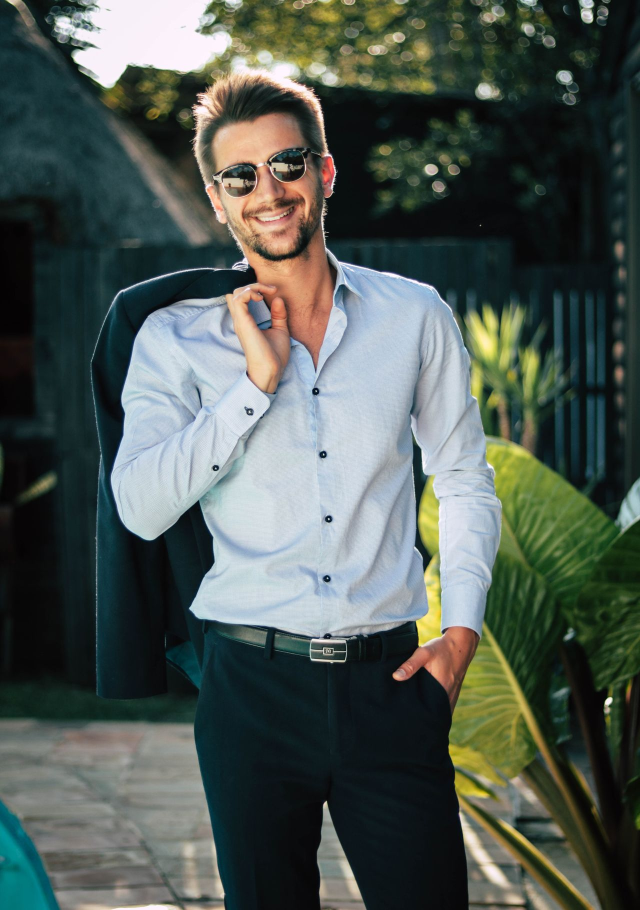
#> input picture test/images/fashion-standing.jpg, 1280 x 1820 px, given in place of source-crop.png, which was not available (shown at 1/2 size)
$ python probe.py
#> lines starting #> are read from the running program, lines starting #| are printed output that depends on the picture; after the words box and inside, x2 and y2 are one past the last pixel; in counts of white or black regions, pixels touching at a corner belong together
### services/background-worker/worker.py
"""Local LaMa inference and exact edit-mask compositing; no LLM dependency."""
from __future__ import annotations

import argparse
import hashlib
import io
import json
import os
from pathlib import Path
import resource
import sys
import threading
import time

import numpy as np
from PIL import Image, ImageOps
from scipy import ndimage, sparse
from scipy.sparse.linalg import cg

ROOT = Path(__file__).resolve().parents[2]
DEFAULT_MODEL = ROOT / ".models/background/big-lama.pt"
EXPECTED_MD5 = "e3aa4aaa15225a33ec84f9f4bc47e500"
EXPECTED_SHA256 = "344c77bbcb158f17dd143070d1e789f38a66c04202311ae3a258ef66667a9ea9"


class InputError(ValueError):
    pass


class ModelUnavailable(RuntimeError):
    pass


# [17 lines left out: functions rgba_image, grayscale_mask, not called in this run]


def peak_memory_mb() -> float:
    peak = resource.getrusage(resource.RUSAGE_SELF).ru_maxrss
    return peak / (1024 * 1024 if sys.platform == "darwin" else 1024)


# [44 lines left out: function poisson_match, not called in this run]


class LamaWorker:
    def __init__(self, model_path: Path = DEFAULT_MODEL, threads: int = 6):
        self.model_path = Path(model_path)
        self.threads = max(1, min(threads, os.cpu_count() or 1))
        self._model = None
        self._lock = threading.Lock()
        self.model_sha256 = None
        self.load_ms = None

    def _load(self):
        if self._model is not None:
            return self._model
        if not self.model_path.is_file():
            raise ModelUnavailable("LaMa model is missing; run scripts/download_models.py lama-torchscript")
        started = time.monotonic()
        md5 = hashlib.md5()
        sha256 = hashlib.sha256()
        with self.model_path.open("rb") as handle:
            for block in iter(lambda: handle.read(1024 * 1024), b""):
                md5.update(block); sha256.update(block)
        if md5.hexdigest() != EXPECTED_MD5 or sha256.hexdigest() != EXPECTED_SHA256:
            raise ModelUnavailable("LaMa artifact checksum does not match the pinned IOPaint export")
        import torch
        torch.set_num_threads(self.threads)
        self._model = torch.jit.load(str(self.model_path), map_location="cpu").eval()
        self.model_sha256 = sha256.hexdigest()
        self.load_ms = round((time.monotonic() - started) * 1000, 2)
        return self._model

    def inpaint(self, image: Image.Image, mask: np.ndarray, protection: np.ndarray | None = None, *, max_side: int = 1024, context_mode: str = "full", context_padding: int = 256, mask_dilation: int = 4, seam_blend: str = "none") -> tuple[Image.Image, dict]:
        if not 256 <= max_side <= 2048:
            raise InputError("max_side must be between 256 and 2048")
        if not 0 <= mask_dilation <= 32 or not 64 <= context_padding <= 1024:
            raise InputError("invalid mask dilation or context padding")
        if seam_blend not in {"none", "poisson"}:
            raise InputError("seam_blend must be none or poisson")
        if context_mode not in {"full", "crop"}:
            raise InputError("context_mode must be full or crop")
        image = image.convert("RGBA")
        source = np.asarray(image, dtype=np.uint8)
        height, width = source.shape[:2]
        if mask.shape != (height, width):
            raise InputError("mask dimensions must match the image")
        protection = np.zeros_like(mask) if protection is None else protection
        if protection.shape != mask.shape:
            raise InputError("protection dimensions must match the image")
        frozen = protection > 0
        transparent = source[:, :, 3] == 0
        target = (mask > 0) & ~frozen & ~transparent
        metadata = {"model": "lama-big-torchscript", "paper": "https://arxiv.org/abs/2109.07161", "selected_pixels": int(target.sum()), "device": "cpu", "threads": self.threads, "seam_blend": seam_blend, "context_mode": context_mode}
        if not target.any():
            return image.copy(), {**metadata, "inference_ms": 0.0, "total_ms": 0.0, "peak_rss_mb": peak_memory_mb()}
        ys, xs = np.nonzero(target)
        # Full-scene context is the tested default. Cropping is explicit: a
        # faster street crop produced a dark texture hallucination during QA.
        if context_mode == "full":
            box = (0, 0, width, height)
        else:
            box = (max(0, int(xs.min()) - context_padding), max(0, int(ys.min()) - context_padding), min(width, int(xs.max()) + context_padding + 1), min(height, int(ys.max()) + context_padding + 1))
        left, top, right, bottom = box
        selected = target[top:bottom, left:right]
        blocked = frozen[top:bottom, left:right] | transparent[top:bottom, left:right]
        inference_mask = ndimage.binary_dilation(selected, iterations=mask_dilation) if mask_dilation else selected.copy()
        inference_mask |= blocked
        if not (~inference_mask).any():
            raise InputError("inpainting requires known nontransparent unprotected context around the target")
        crop_rgb = source[top:bottom, left:right, :3].copy()
        # Masked object, protected-person, and hidden-alpha RGB cannot affect
        # model input, including resizing and its Fourier receptive field.
        crop_rgb[inference_mask] = 0
        crop_height, crop_width = inference_mask.shape
        scale = min(1.0, max_side / max(crop_width, crop_height))
        scaled_size = (max(1, round(crop_width * scale)), max(1, round(crop_height * scale)))
        if scale < 1:
            # Match the positive area-filter footprint used by the mask. With
            # Lanczos, its wider signed kernel mixes zeroed unknown pixels into
            # nominally known RGB outside a BOX-downsampled mask, creating a
            # dark context halo that LaMa can propagate throughout the hole.
            crop_rgb = np.asarray(Image.fromarray(crop_rgb).resize(scaled_size, Image.Resampling.BOX)).copy()
            # Float coverage keeps even one blocked source pixel unknown. An
            # 8-bit BOX mask can round coverage below 0.5/255 down to zero on
            # strong reductions and silently admit that pixel as context.
            mask_image = Image.fromarray(inference_mask.astype(np.float32))
            inference_mask = np.asarray(mask_image.resize(scaled_size, Image.Resampling.BOX)) > 0
            crop_rgb[inference_mask] = 0
            if not (~inference_mask).any():
                raise InputError("downsampling leaves no known context; increase max_side or use crop context")
        pad_h = (-crop_rgb.shape[0]) % 8
        pad_w = (-crop_rgb.shape[1]) % 8
        padded_rgb = np.pad(crop_rgb, ((0, pad_h), (0, pad_w), (0, 0)), mode="symmetric")
        padded_mask = np.pad(inference_mask, ((0, pad_h), (0, pad_w)), mode="symmetric")
        started = time.monotonic()
        with self._lock:
            model = self._load()
            import torch
            rgb_tensor = torch.from_numpy(padded_rgb.transpose(2, 0, 1).copy()).float().unsqueeze(0) / 255.0
            mask_tensor = torch.from_numpy(padded_mask.astype(np.float32)).unsqueeze(0).unsqueeze(0)
            inference_start = time.monotonic()
            with torch.inference_mode():
                prediction = model(rgb_tensor, mask_tensor)[0].permute(1, 2, 0).cpu().numpy()
            inference_ms = (time.monotonic() - inference_start) * 1000
        prediction = np.clip(prediction[:scaled_size[1], :scaled_size[0]] * 255.0, 0, 255)
        predicted_u8 = np.floor(prediction + 0.5).astype(np.uint8)
        if scale < 1:
            prediction = np.asarray(Image.fromarray(predicted_u8).resize((crop_width, crop_height), Image.Resampling.LANCZOS)).astype(np.float64)
        else:
            prediction = prediction.astype(np.float64)
        seam_metadata = {}
        if seam_blend == "poisson":
            prediction, seam_metadata = poisson_match(source[top:bottom, left:right].astype(np.float64), prediction, selected)
        output = source.copy()
        output_crop = output[top:bottom, left:right]
        output_crop[selected, :3] = np.floor(np.clip(prediction[selected, :3], 0, 255) + 0.5).astype(np.uint8)
        # All alpha and every pixel outside the canonical target are retained.
        assert np.array_equal(output[~target], source[~target])
        assert np.array_equal(output[:, :, 3], source[:, :, 3])
        metadata.update({"inference_ms": round(inference_ms, 2), "total_ms": round((time.monotonic() - started) * 1000, 2), "model_load_ms": self.load_ms, "peak_rss_mb": round(peak_memory_mb(), 2), "model_sha256": self.model_sha256, "crop_box": list(box), "model_size": [padded_rgb.shape[1], padded_rgb.shape[0]], "scaled": scale < 1, "mask_dilation": mask_dilation, "seam": seam_metadata})
        return Image.fromarray(output, "RGBA"), metadata


# [24 lines left out: function main, not called in this run]


# [2 lines that do not run on import are left out]

### experiments/local-scene-context-20261118/probe.py
"""One fixed source-context experiment, not a deployed background estimator.

Same model/mask/source as full-head LaMa; only inference context is tiled.
Accept generated RGB only in the 32px source-side boundary band, with partition
of unity overlap. Known pixels are exact. No edited image or motion is read.
"""
from pathlib import Path
import json,sys,time,hashlib,argparse
import numpy as np
from PIL import Image,ImageDraw
from scipy.ndimage import distance_transform_edt
ROOT=Path(__file__).resolve().parents[2]
sys.path.insert(0,str(ROOT/'services/background-worker'))
from worker import LamaWorker
parser=argparse.ArgumentParser();parser.add_argument('--source-case',default='portrait-614810',choices=['portrait-614810','portrait-762020']);parser.add_argument('--context-guard',action='store_true');args=parser.parse_args()
BASE=ROOT/'test/results/face-generalization-20261118'/args.source_case
NEURAL=BASE/'source-preparation/head-neural-scene'
OUT=BASE/('local-scene-context-guard' if args.context_guard else 'local-scene-context');OUT.mkdir(exist_ok=False)
source=np.asarray(Image.open(NEURAL/'source-crop.png').convert('RGBA'))
mask=np.asarray(Image.open(NEURAL/'source-inpaint-mask.png').convert('L'))>0
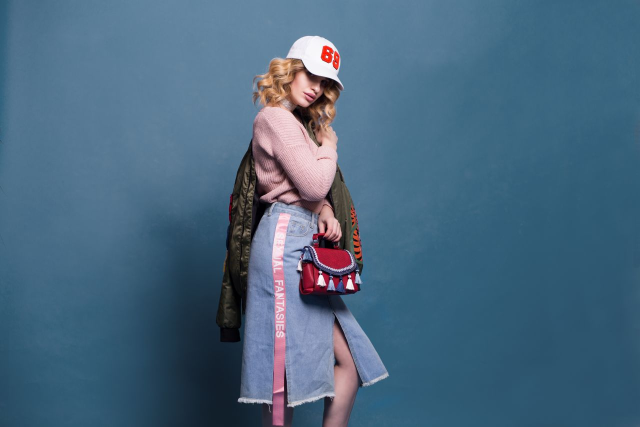
#> input picture test/images/fullbody-side-fashion.jpg, 1280 x 853 px, given in place of source-inpaint-mask.png, which was not available (shown at 1/2 size)
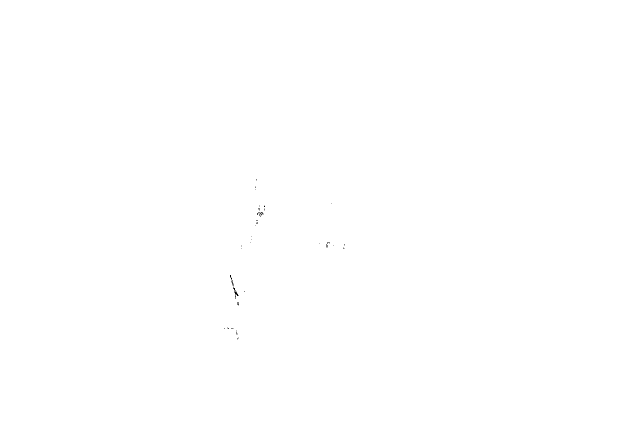
#> mask: shape (853, 1280) bool (shown at 1/2 size); 100% white; black in thin lines or dots, all inside (x1, y1, x2, y2) = (448, 358, 689, 680)
original=np.asarray(Image.open(NEURAL/'scene-generated.png').convert('RGBA'))
h,w=mask.shape;distance=distance_transform_edt(mask);band=mask&(distance<=32)
#> after `h, w = mask.shape`: h = 853; w = 1280
#> after `distance = distance_transform_edt(mask)`:
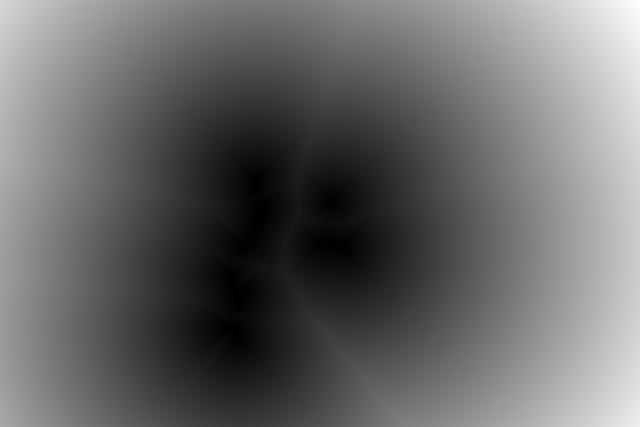
#> distance: shape (853, 1280) float64 (shown at 1/2 size); min 0, max 737.8, mean 303.2; drawn with min black and max white
#> after `band = mask & (distance <= 32)`:
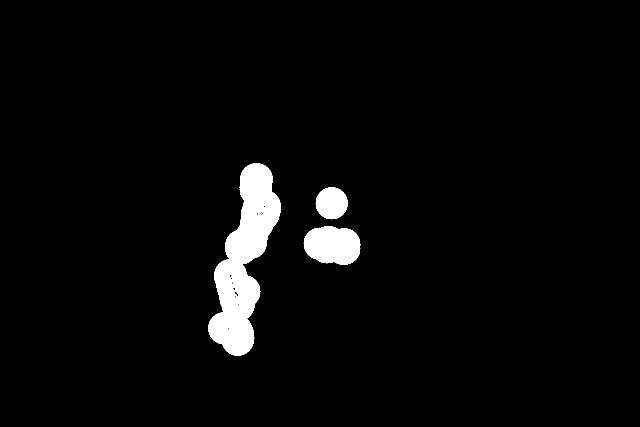
#> band: shape (853, 1280) bool (shown at 1/2 size); 3.4% white; 3 white regions, box (x1, y1, x2, y2) and area: (416, 326, 562, 712) 26814, (607, 452, 721, 530) 6991, (631, 374, 696, 439) 3208
TILE,STRIDE=256,128
starts=lambda extent: sorted(set([*range(0,max(1,extent-TILE+1),STRIDE),max(0,extent-TILE)]))
boxes=[]
for y in starts(h):
 for x in starts(w):
  m=mask[y:y+TILE,x:x+TILE]
  if m.any() and not m.all() and band[y:y+TILE,x:x+TILE].any():boxes.append((x,y,min(w,x+TILE),min(h,y+TILE)))
#> after the loop, boxes = 15 items, first 6: (256, 128, 512, 384), (384, 128, 640, 384), (512, 128, 768, 384), (256, 256, 512, 512), (384, 256, 640, 512), (512, 256, 768, 512)
report={'contextGuardPixels':4 if args.context_guard else 0,'contextGuardRationale':'existing inpaint worker default; only model-readable context changes, write mask stays frozen','scope':'same source/model/mask; only crop context changes','tileSize':TILE,'stride':STRIDE,'sourceInnerBand':32,'boxes':boxes,'sourceSHA256':hashlib.sha256((NEURAL/'source-crop.png').read_bytes()).hexdigest(),'maskSHA256':hashlib.sha256((NEURAL/'source-inpaint-mask.png').read_bytes()).hexdigest(),'targetsRead':False}
(OUT/'protocol.json').write_text(json.dumps(report,indent=2))
worker=LamaWorker(threads=2);accum=np.zeros((h,w,3),float);weights=np.zeros((h,w),float);rows=[];start=time.monotonic()
for i,(x,y,r,b) in enumerate(boxes):
 image=source[y:b,x:r];m=mask[y:b,x:r]
#> (the run stopped early here; a loop or call above may not have finished)
